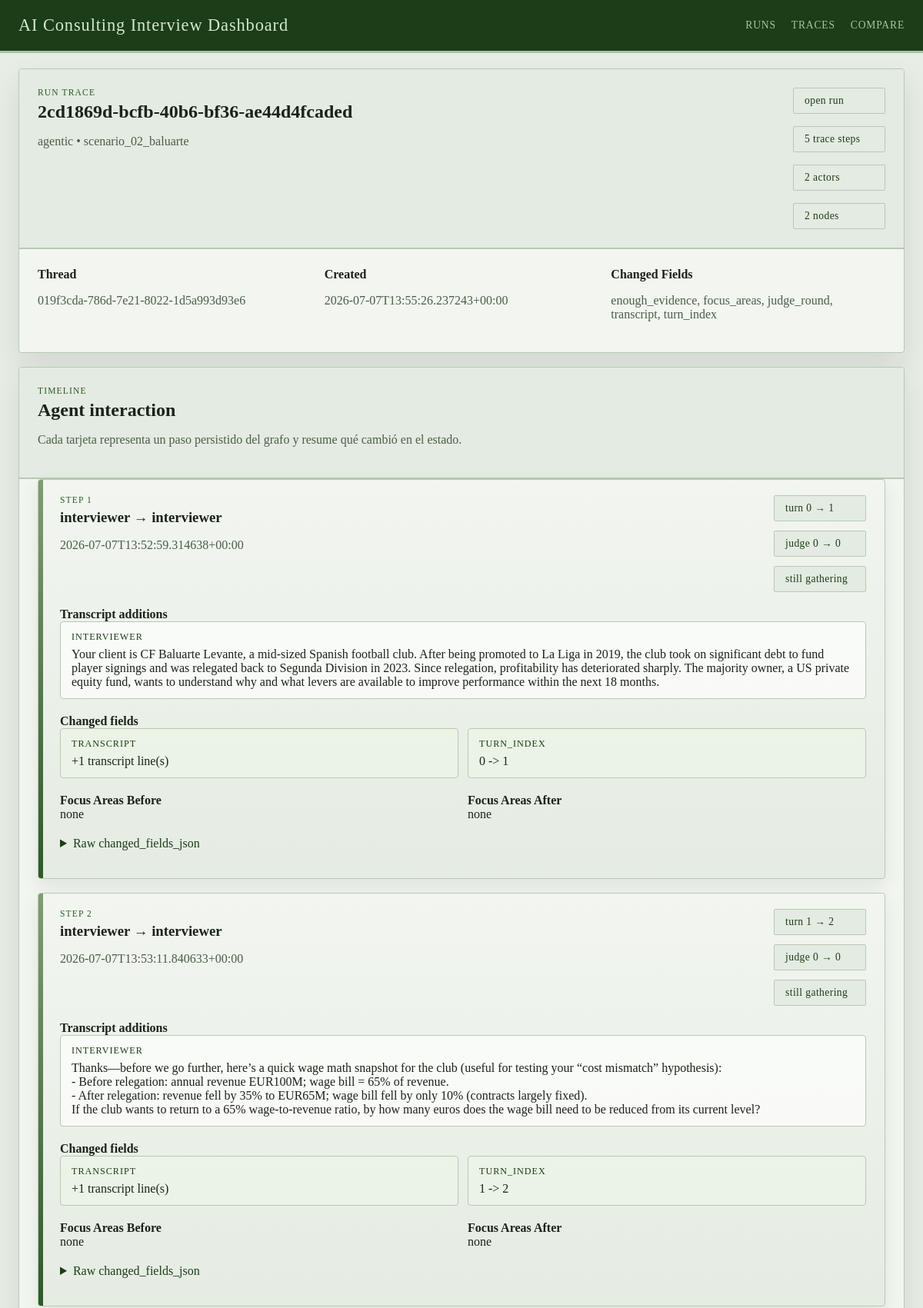
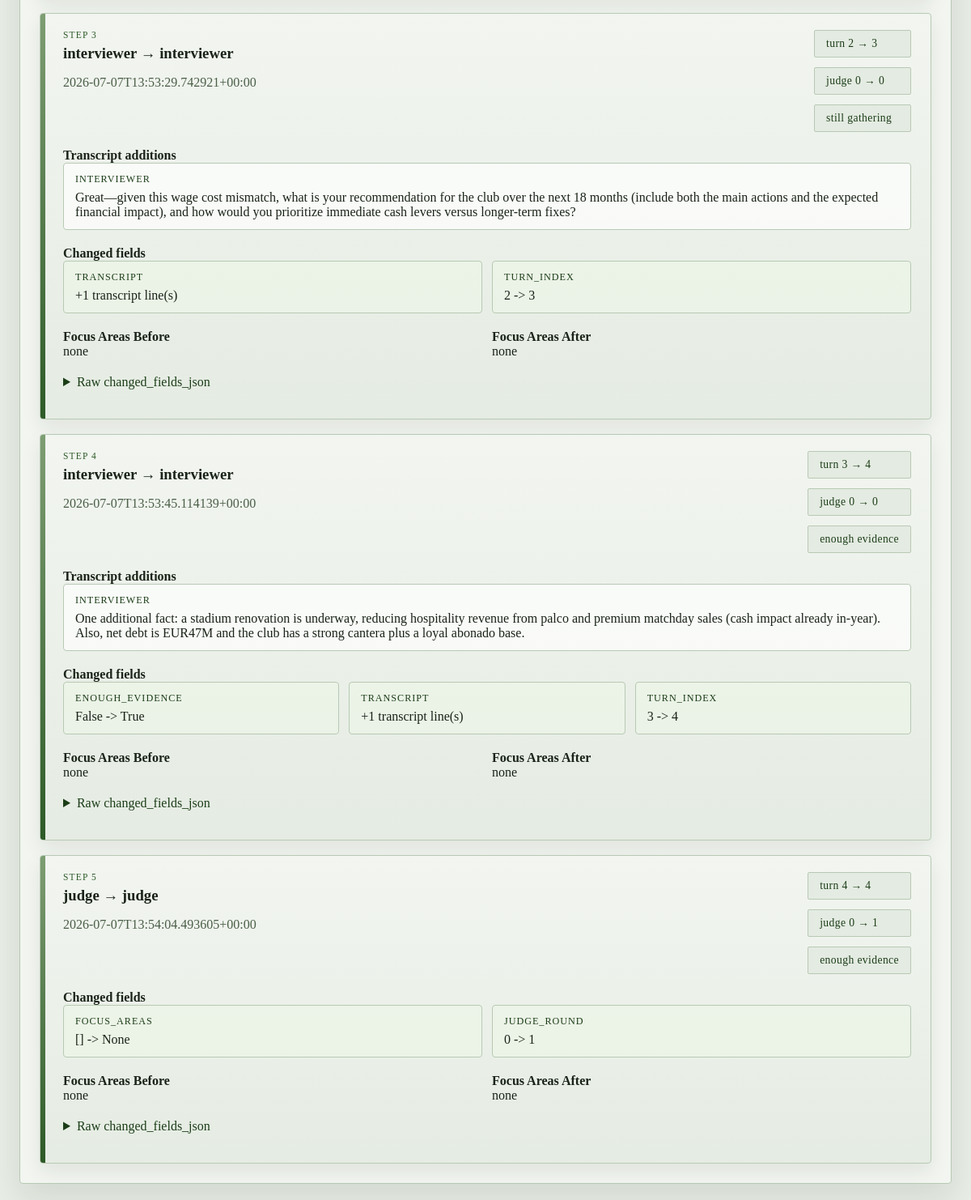
Page /runs/2cd1869d-bcfb-40b6-bf36-ae44d4fcaded/trace on the committed database (2 pictures, top to bottom).
### tables this page shows
CREATE TABLE runs (
                run_id TEXT PRIMARY KEY,
                graph_name TEXT NOT NULL,
                thread_id TEXT NOT NULL,
                scenario_ref TEXT,
                case_prompt TEXT,
                turn_index INTEGER,
                judge_round INTEGER,
                enough_evidence INTEGER NOT NULL,
                focus_areas_json TEXT NOT NULL,
                transcript_json TEXT NOT NULL,
                case_performance_json TEXT NOT NULL,
                quality_dialog_json TEXT NOT NULL,
                final_feedback TEXT,
                state_json TEXT NOT NULL,
                created_at TEXT NOT NULL
            );

CREATE TABLE agent_state_traces (
                trace_id TEXT PRIMARY KEY,
                run_id TEXT NOT NULL,
                graph_name TEXT NOT NULL,
                thread_id TEXT NOT NULL,
                step_index INTEGER NOT NULL,
                node_name TEXT NOT NULL,
                actor TEXT NOT NULL,
                scenario_ref TEXT,
                turn_index_before INTEGER,
                turn_index_after INTEGER,
                judge_round_before INTEGER,
                judge_round_after INTEGER,
                enough_evidence_before INTEGER,
                enough_evidence_after INTEGER,
                focus_areas_before_json TEXT NOT NULL,
                focus_areas_after_json TEXT NOT NULL,
                changed_fields_json TEXT NOT NULL,
                created_at TEXT NOT NULL
            );

### web/app.py (the view)
@app.get("/runs/<run_id>/trace")
def get_run_trace(run_id: str):
    try:
        trace_payload = load_run_traces(run_id)
    except FileNotFoundError as exc:
        abort(404, str(exc))
    if _wants_json():
        return jsonify(trace_payload)
    return render_template("run_trace.html", trace=trace_payload)

### web/app.py (called while the page is built)
def _wants_json() -> bool:
    if request.args.get("format") == "json":
        return True
    return request.accept_mimetypes.best == "application/json"

### web/dashboard_store.py (called while the page is built)
def _json_loads(value: str | None, fallback: Any) -> Any:
    if not value:
        return fallback
    try:
        return json.loads(value)
    except json.JSONDecodeError:
        return fallback

def get_db_connection() -> sqlite3.Connection:
    connection = sqlite3.connect(RUNS_DB_PATH, timeout=30)
    connection.row_factory = sqlite3.Row
    return connection

def _table_exists(connection: sqlite3.Connection, table_name: str) -> bool:
    row = connection.execute(
        """
        SELECT name
        FROM sqlite_master
        WHERE type = 'table' AND name = ?
        """,
        (table_name,),
    ).fetchone()
    return row is not None

def _normalize_dimension_entry(raw_entry: Any) -> dict[str, Any]:
    if isinstance(raw_entry, dict):
        score = raw_entry.get("score", "")
        rationale = raw_entry.get("rationale", "")
        evidence = raw_entry.get("evidence", "")
    else:
        score = raw_entry
        rationale = ""
        evidence = ""
    return {
        "score": score if score not in {None, ""} else "",
        "rationale": str(rationale or "").strip(),
        "evidence": str(evidence or "").strip(),
    }

def _extract_expected_scores(state: dict[str, Any]) -> dict[str, dict[str, Any]]:
    candidate_profile = state.get("candidate_profile", {})
    expected_scores = candidate_profile.get("expected_scores", {})
    sections: dict[str, dict[str, Any]] = {
        CASE_PERFORMANCE_SECTION: {},
        DIALOG_QUALITY_SECTION: {},
    }
    for section_name in sections:
        raw_section = expected_scores.get(section_name, {})
        if not isinstance(raw_section, dict):
            continue
        for dimension, details in raw_section.items():
            if not isinstance(details, dict):
                continue
            sections[section_name][dimension] = {
                "score": details.get("expected", ""),
                "rationale": str(details.get("rationale", "")).strip(),
            }
    return sections

def _extract_model_scores(run_row: sqlite3.Row) -> dict[str, dict[str, Any]]:
    return {
        CASE_PERFORMANCE_SECTION: _json_loads(run_row["case_performance_json"], {}),
        DIALOG_QUALITY_SECTION: _json_loads(run_row["quality_dialog_json"], {}),
    }

def _score_sort_key(value: Any) -> tuple[int, str]:
    return (0, str(value))

### web/templates/run_trace.html (shortened to what this page needs)
{% extends "base.html" %}
{% block content %}
<section class="panel">
  <div class="panel-heading">
    <div>
      <p class="eyebrow">Run Trace</p>
      <h1>{{ trace.run.run_id }}</h1>
      <p class="lede">{{ trace.run.graph_name }} • {{ trace.run.scenario_ref or 'no scenario ref' }}</p>
    </div>
    <div class="chip-row">
      <a class="chip chip-link" href="{{ url_for('get_run', run_id=trace.run.run_id) }}">open run</a>
      <span class="chip">{{ trace.summary.trace_count }} trace steps</span>
      <span class="chip">{{ trace.summary.actor_count }} actors</span>
      <span class="chip">{{ trace.summary.node_count }} nodes</span>
    </div>
  </div>
  <div class="meta-grid">
    <div>
      <strong>Thread</strong>
      <p>{{ trace.run.thread_id }}</p>
    </div>
    <div>
      <strong>Created</strong>
      <p>{{ trace.run.created_at }}</p>
    </div>
    <div>
      <strong>Changed Fields</strong>
      <p>{{ trace.summary.changed_field_names|join(', ') if trace.summary.changed_field_names else 'none' }}</p>
    </div>
  </div>
</section>
<section class="panel">
  <div class="panel-heading">
    <div>
      <p class="eyebrow">Timeline</p>
      <h2>Agent interaction</h2>
      {% if not trace.summary.has_trace_table %}
      <p class="lede">The database does not have an <code>agent_state_traces</code> table yet.</p>
      {% elif not trace.traces %}
      <p class="lede">This run exists, but no trace rows were recorded for it.</p>
      {% else %}
      <p class="lede">Cada tarjeta representa un paso persistido del grafo y resume qué cambió en el estado.</p>
      {% endif %}
    </div>
  </div>
  {% if trace.traces %}
  <div class="trace-timeline">
    {% for item in trace.traces %}
    <article class="trace-card">
      <div class="trace-card__header">
        <div>
          <p class="eyebrow">Step {{ item.step_index }}</p>
          <h3>{{ item.actor }} → {{ item.node_name }}</h3>
          <p class="lede">{{ item.created_at }}</p>
        </div>
        <div class="trace-badges">
          <span class="chip">turn {{ item.turn_index_before }} → {{ item.turn_index_after }}</span>
          <span class="chip">judge {{ item.judge_round_before }} → {{ item.judge_round_after }}</span>
          <span class="chip">{{ 'enough evidence' if item.enough_evidence_after else 'still gathering' }}</span>
        </div>
      </div>
      {% if item.transcript_updates %}
      <div class="trace-section">
        <strong>Transcript additions</strong>
        <div class="trace-message-list">
          {% for message in item.transcript_updates %}
          <div class="trace-message">
            <span class="trace-message__role">{{ message.role }}</span>
            <p>{{ message.content }}</p>
          </div>
          {% endfor %}
        </div>
      </div>
      {% endif %}
      <div class="trace-section">
        <strong>Changed fields</strong>
        {% if item.field_changes %}
        <div class="trace-field-grid">
          {% for field in item.field_changes %}
          <div class="trace-field-card">
            <span class="trace-field-card__name">{{ field.field }}</span>
            <p>{{ field.summary }}</p>
          </div>
          {% endfor %}
        </div>
        {% else %}
        <p class="helper">No relevant state diff persisted for this step.</p>
        {% endif %}
      </div>
      <div class="trace-section trace-section-split">
        <div>
          <strong>Focus Areas Before</strong>
          <p>{{ item.focus_areas_before|join(', ') if item.focus_areas_before else 'none' }}</p>
        </div>
        <div>
          <strong>Focus Areas After</strong>
          <p>{{ item.focus_areas_after|join(', ') if item.focus_areas_after else 'none' }}</p>
        </div>
      </div>
      <details class="trace-json">
        <summary>Raw changed_fields_json</summary>
      </details>
    </article>
    {% endfor %}
  </div>
  {% endif %}
</section>
{% endblock %}

### web/static/styles.css (style rules this page uses)
:root { --bg: #e8ede6; --panel: #f2f5f0; --panel-alt: #e4ebe2; --line: #b8c9b4; --ink: #1a2318; --muted: #4a5e47; --accent: #2d5a27; --accent-strong: #1b3d17; --success: #2d5a27; --warning: #7a6520; --danger: #7a2020; --shadow: 0 18px 40px rgba(20, 40, 18, 0.10); --radius: 4px; --font-ui: "Georgia", "Times New Roman", serif; --font-display: "Georgia", "Palatino Linotype", serif; }
* { box-sizing: border-box; }
body { margin: 0; font-family: var(--font-ui); color: var(--ink); background: var(--bg); }
a { color: var(--accent-strong); }
.panel { background: var(--panel); border: 1px solid var(--line); border-radius: var(--radius); box-shadow: var(--shadow); overflow: hidden; }
.panel-heading { display: flex; justify-content: space-between; align-items: start; gap: 16px; padding: 24px; background: var(--panel-alt); border-bottom: 2px solid var(--line); }
.panel-heading h1, .panel-heading h2, .panel-heading h3, .subsection h3 { margin: 0; font-family: var(--font-display); font-weight: bold; }
.eyebrow { margin: 0 0 6px; color: var(--accent); text-transform: uppercase; letter-spacing: 0.10em; font-size: 0.72rem; font-family: var(--font-display); }
.lede, .meta-grid p, .prompt-box p, .helper { color: var(--muted); }
.chip-row, .metric-grid, .meta-grid, .form-grid, .compare-form, .flash-stack, .two-col { display: grid; gap: 16px; }
.chip-row { grid-template-columns: repeat(auto-fit, minmax(120px, max-content)); }
.chip { display: inline-flex; padding: 8px 14px; border-radius: 2px; background: var(--panel-alt); border: 1px solid var(--line); color: var(--accent-strong); font-size: 0.85rem; letter-spacing: 0.03em; }
.chip-link { text-decoration: none; }
.meta-grid, .form-grid, .compare-form, .two-col { grid-template-columns: repeat(auto-fit, minmax(220px, 1fr)); padding: 24px; }
.prompt-box, .human-form, .markdown-block, .subsection, .notes-field, .trace-timeline { padding: 0 24px 24px; }
.trace-timeline { display: grid; gap: 18px; }
.trace-card { position: relative; border: 1px solid var(--line); background: linear-gradient(180deg, rgba(242, 245, 240, 0.95), rgba(228, 235, 226, 0.92)); border-radius: var(--radius); box-shadow: 0 10px 24px rgba(20, 40, 18, 0.08); overflow: hidden; }
.trace-card::before { content: ""; position: absolute; inset: 0 auto 0 0; width: 6px; background: linear-gradient(180deg, #7d9d72, #2d5a27); }
.trace-card__header, .trace-section, .trace-json { padding: 20px 24px 0 28px; }
.trace-card__header { display: flex; justify-content: space-between; align-items: start; gap: 16px; }
.trace-card h3 { margin: 0; font-family: var(--font-display); }
.trace-badges, .trace-field-grid, .trace-message-list, .trace-section-split { display: grid; gap: 12px; }
.trace-badges { grid-template-columns: repeat(auto-fit, minmax(120px, max-content)); }
.trace-message { border: 1px solid var(--line); background: rgba(251, 252, 250, 0.9); padding: 12px 14px; border-radius: var(--radius); }
.trace-message__role, .trace-field-card__name { display: block; margin-bottom: 6px; color: var(--accent-strong); font-size: 0.76rem; text-transform: uppercase; letter-spacing: 0.08em; }
.trace-message p, .trace-field-card p, .trace-section p { margin: 0; white-space: pre-wrap; word-break: break-word; }
.trace-field-grid, .trace-section-split { grid-template-columns: repeat(auto-fit, minmax(220px, 1fr)); }
.trace-field-card { border: 1px solid var(--line); background: rgba(237, 244, 232, 0.8); padding: 12px 14px; border-radius: var(--radius); }
.trace-json { padding-bottom: 24px; }
.trace-json summary { cursor: pointer; color: var(--accent-strong); margin-bottom: 12px; }

### rows in the picture
runs: run.run_id "2cd1869d-bcfb-40b6-bf36-ae44d4fcaded", run.graph_name "agentic", run "scenario_02_baluarte", run.thread_id "019f3cda-786d-7e21-8022-1d5a993d93e6", run.created_at "2026-07-07T13:55:26.237243+00:00"
agent_state_traces: step_index "1", actor "interviewer", node_name "interviewer", created_at "2026-07-07T13:52:59.314638+00:00", turn_index_before "0", turn_index_after "1", judge_round_before "0", judge_round_after "0", enough_evidence_after "still gathering", role "INTERVIEWER", content "Your client is CF Baluarte Levante, a mid-sized Spanish football club. After being promoted to La Liga in 2019, the club took on significant debt to fund player signings and was relegated back to Segunda Division in 2023. Since relegation, profitability has deteriorated sharply. The majority owner, a US private equity fund, wants to understand why and what levers are available to improve performance within the next 18 months.", field "TRANSCRIPT" "TURN_INDEX", summary "+1 transcript line(s)" "0 -> 1", focus_areas_before "none", focus_areas_after "none"
agent_state_traces: step_index "2", actor "interviewer", node_name "interviewer", created_at "2026-07-07T13:53:11.840633+00:00", turn_index_before "1", turn_index_after "2", judge_round_before "0", judge_round_after "0", enough_evidence_after "still gathering", role "INTERVIEWER", content "Thanks—before we go further, here’s a quick wage math snapshot for the club (useful for testing your “cost mismatch” hypothesis): - Before relegation: annual revenue EUR100M; wage bill = 65% of revenue. - After relegation: revenue fell by 35% to EUR65M; wage bill fell by only 10% (contracts largely fixed). If the club wants to return to a 65% wage-to-revenue ratio, by how many euros does the wage bill need to be reduced from its current level?", field "TRANSCRIPT" "TURN_INDEX", summary "+1 transcript line(s)" "1 -> 2", focus_areas_before "none", focus_areas_after "none"
agent_state_traces: step_index "3", actor "interviewer", node_name "interviewer", created_at "2026-07-07T13:53:29.742921+00:00", turn_index_before "2", turn_index_after "3", judge_round_before "0", judge_round_after "0", enough_evidence_after "still gathering", role "INTERVIEWER", content "Great—given this wage cost mismatch, what is your recommendation for the club over the next 18 months (include both the main actions and the expected financial impact), and how would you prioritize immediate cash levers versus longer-term fixes?", field "TRANSCRIPT" "TURN_INDEX", summary "+1 transcript line(s)" "2 -> 3", focus_areas_before "none", focus_areas_after "none"
agent_state_traces: step_index "4", actor "interviewer", node_name "interviewer", created_at "2026-07-07T13:53:45.114139+00:00", turn_index_before "3", turn_index_after "4", judge_round_before "0", judge_round_after "0", enough_evidence_after "enough evidence", role "INTERVIEWER", content "One additional fact: a stadium renovation is underway, reducing hospitality revenue from palco and premium matchday sales (cash impact already in-year). Also, net debt is EUR47M and the club has a strong cantera plus a loyal abonado base.", field "ENOUGH_EVIDENCE" "TRANSCRIPT" "TURN_INDEX", summary "False -> True" "+1 transcript line(s)" "3 -> 4", focus_areas_before "none", focus_areas_after "none"
agent_state_traces: step_index "5", actor "judge", node_name "judge", created_at "2026-07-07T13:54:04.493605+00:00", turn_index_before "4", turn_index_after "4", judge_round_before "0", judge_round_after "1", enough_evidence_after "enough evidence", field "FOCUS_AREAS" "JUDGE_ROUND", summary "[] -> None" "0 -> 1", focus_areas_before "none", focus_areas_after "none"

### other values in the picture
{{ trace.summary.trace_count }} "5"
{{ trace.summary.actor_count }} "2"
{{ trace.summary.node_count }} "2"
